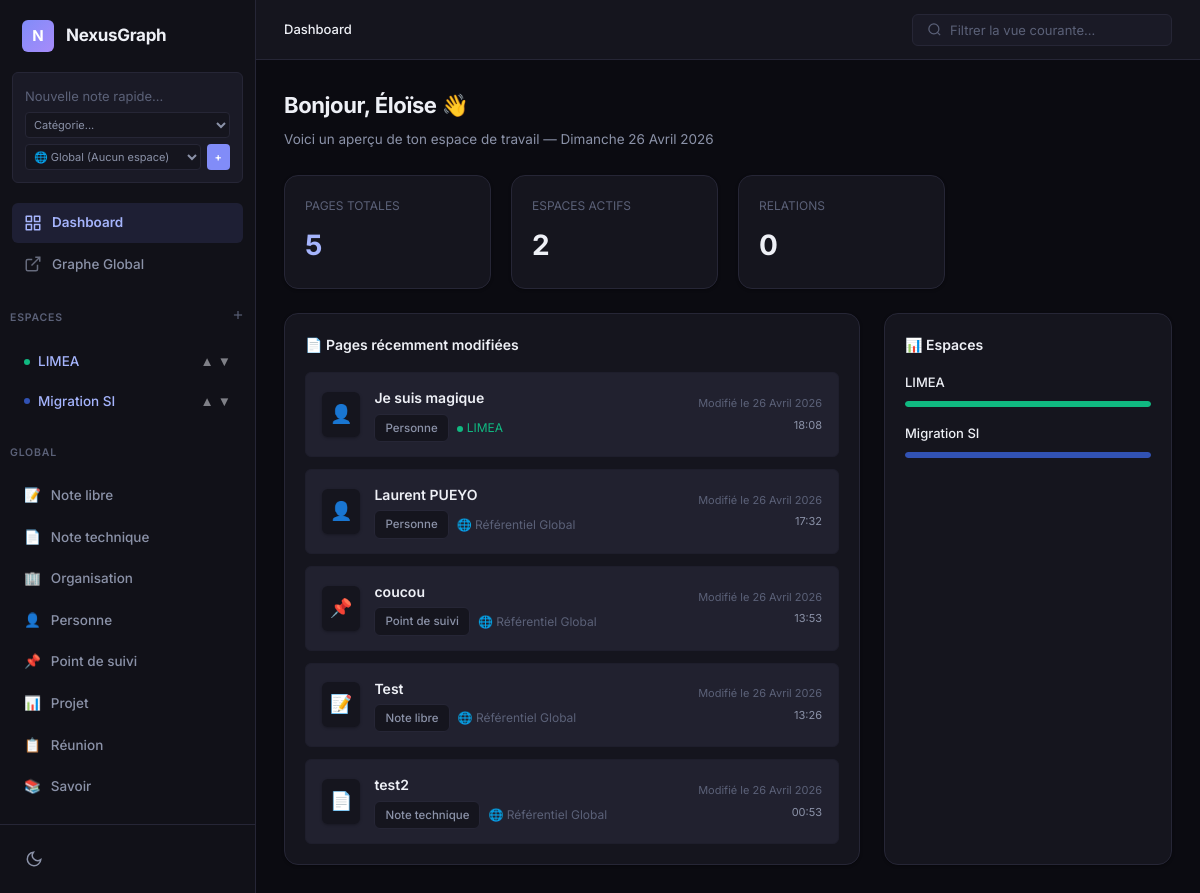
The page / on the database its author committed.
### app/models/space.py (models this page shows)
class Space(BaseModel):
    name = CharField(unique=True, max_length=100)
    description = TextField(null=True)
    color = CharField(max_length=20, default='#10b981')
    order_index = IntegerField(default=0)
    created_at = DateTimeField(default=datetime.datetime.now)
    deleted_at = DateTimeField(null=True)
    class Meta:
        table_name = 'spaces'

### app/models/category.py (models this page shows)
class Category(BaseModel):
    name = CharField(unique=True, max_length=50)
    icon = CharField(max_length=10, default='📄')
    color = CharField(max_length=20, default='#6366f1')
    graph_shape = CharField(max_length=20, default='ellipse')
    is_visible_on_graph = BooleanField(default=True)
    created_at = DateTimeField(default=datetime.datetime.now)
    class Meta:
        table_name = 'categories'

### app/models/page.py (models this page shows)
class Page(BaseModel):
    title = CharField(max_length=255)
    content = TextField(null=True)  # Contenu HTML de Quill
    raw_text = TextField(null=True) # Texte brut pour la recherche FTS
    category = ForeignKeyField(Category, backref='pages', on_delete='RESTRICT')
    space = ForeignKeyField(Space, backref='pages', null=True, on_delete='CASCADE')
    created_at = DateTimeField(default=datetime.datetime.now)
    updated_at = DateTimeField(default=datetime.datetime.now)
    deleted_at = DateTimeField(null=True)
    class Meta:
        table_name = 'pages'

### app/routes/views_bp.py (the view)
@views_bp.route('/', methods=['GET'])
def index():
    total_pages = Page.select().where(Page.deleted_at.is_null()).count()
    total_links = Link.select().count()
    recent_pages = Page.select().where(Page.deleted_at.is_null()).order_by(Page.updated_at.desc()).limit(5)
    today_date = datetime.date.today()
    return render_template(
        'dashboard.html',
        today=today_date,
        total_pages=total_pages,
        total_links=total_links,
        recent_pages=recent_pages
    )

### app/routes/views_bp.py (called while the page is built)
@views_bp.context_processor
def inject_sidebar_data():
    spaces = Space.select().where(Space.deleted_at.is_null()).order_by(Space.order_index, Space.name)
    categories = Category.select().order_by(Category.name)
    return dict(spaces=spaces, categories=categories)

### app/templates/dashboard.html (shortened to what this page needs)
{% extends "base.html" %}
{% block breadcrumb %}
    <span>Dashboard</span>
{% endblock %}
{% block content %}
<h1 class="page-title">Bonjour, Éloïse 👋</h1>
<p class="page-subtitle">Voici un aperçu de ton espace de travail — {{ today|format_datetime_fr('full') }}</p>
<div style="display: grid; grid-template-columns: repeat(4, 1fr); gap: 20px; margin-bottom: 24px;">
    <div class="card">
        <div class="card-subtitle">PAGES TOTALES</div>
        <div style="font-size: 28px; font-weight: 700; color: var(--accent-text); margin-top: 8px;">{{ total_pages }}</div>
    </div>
    <div class="card">
        <div class="card-subtitle">ESPACES ACTIFS</div>
        <div style="font-size: 28px; font-weight: 700; margin-top: 8px;">{{ spaces|length }}</div>
    </div>
    <div class="card">
        <div class="card-subtitle">RELATIONS</div>
        <div style="font-size: 28px; font-weight: 700; margin-top: 8px;">{{ total_links }}</div>
    </div>
</div>
<div style="display: grid; grid-template-columns: 2fr 1fr; gap: 24px;">
    <div class="card">
        <div class="card-header">
            <h3 class="card-title">📄 Pages récemment modifiées</h3>
        </div>
        <div style="display: flex; flex-direction: column; gap: 12px;">
            {% if recent_pages %}
                {% for page in recent_pages %}
                <a href="/page/{{ page.id }}" style="display: flex; justify-content: space-between; align-items: center; padding: 14px 16px; background: var(--bg-hover); border: 1px solid var(--border-subtle); border-radius: var(--radius-sm); color: var(--text-primary); transition: all var(--transition);">
                    <div style="display: flex; align-items: center; gap: 14px;">
                        <span style="font-size: 18px; background: var(--bg-surface); padding: 8px; border-radius: var(--radius-sm); box-shadow: var(--shadow-sm);">{{ page.category.icon }}</span>
                        <div>
                            <div style="font-weight: 600; font-size: 14px; margin-bottom: 4px;">{{ page.title }}</div>
                            <div style="font-size: 12px; color: var(--text-tertiary); display: flex; gap: 8px; align-items: center;">
                                <span class="tag" style="background: var(--bg-surface); border: 1px solid var(--border);">{{ page.category.name }}</span>
                                {% if page.space %}
                                    <span style="color: {{ page.space.color }};"><span class="tag-dot" style="background: {{ page.space.color }}; display: inline-block; margin-right: 4px;"></span>{{ page.space.name }}</span>
                                {% else %}
                                    <span>🌐 Référentiel Global</span>
                                {% endif %}
                            </div>
                        </div>
                    </div>
                    <div style="font-size: 11px; color: var(--text-tertiary); display: flex; flex-direction: column; align-items: flex-end; gap: 4px;">
                        <span>Modifié le {{ page.updated_at|format_datetime_fr('date') }}</span>
                        <span style="color: var(--text-secondary);">{{ page.updated_at.strftime('%H:%M') }}</span>
                    </div>
                </a>
                {% endfor %}
            {% else %}
                <div style="text-align: center; color: var(--text-tertiary); padding: 20px;">
                    Aucune page créée pour le moment.<br>Utilise la "Capture Rapide" pour commencer.
                </div>
            {% endif %}
        </div>
    </div>
    <div class="card">
        <div class="card-header">
            <h3 class="card-title">📊 Espaces</h3>
        </div>
        <div style="display: flex; flex-direction: column; gap: 16px;">
            {% for s in spaces %}
            <div>
                <div style="display: flex; justify-content: space-between; font-size: 13px; font-weight: 500; margin-bottom: 8px;">
                    <span>{{ s.name }}</span>
                </div>
                <div style="height: 6px; background: var(--bg-input); border-radius: 3px; overflow: hidden;">
                    <div style="height: 100%; width: 100%; background: {{ s.color }}; border-radius: 3px;"></div>
                </div>
            </div>
            {% endfor %}
        </div>
    </div>
</div>
{% endblock %}

### app/templates/base.html (shortened to what this page needs)
<!DOCTYPE html>
<html lang="fr" data-theme="dark">
<head>
    <link rel="stylesheet" href="{{ url_for('static', filename='css/fonts.css') }}">
    <link rel="stylesheet" href="{{ url_for('static', filename='css/nexus.css') }}">
</head>
<body>
    <div class="app">
        <aside class="sidebar">
            <div class="sidebar-header">
                <div class="sidebar-logo">N</div>
                <div class="sidebar-title">NexusGraph</div>
            </div>
            <div class="quick-capture">
                <form action="/page/quick_capture" method="POST">
                    <input type="text" name="title" class="quick-capture-input" placeholder="Nouvelle note rapide..." required autocomplete="off">
                    <div class="quick-capture-controls" style="flex-wrap: wrap;">
                        <select name="category_id" class="quick-capture-select" required>
                            <option value="" disabled selected>Catégorie...</option>
                        </select>
                        <select name="space_id" class="quick-capture-select" required>
                            <option value="">🌐 Global (Aucun espace)</option>
                        </select>
                        <button type="submit" class="quick-capture-btn">+</button>
                    </div>
                </form>
            </div>
            <div class="sidebar-scroll">
                <nav class="sidebar-nav">
                    <a href="{{ url_for('views.index') }}" class="nav-item {% if request.endpoint == 'views.index' %}active{% endif %}">
                        <svg viewBox="0 0 24 24" fill="none" stroke="currentColor" stroke-width="2" stroke-linecap="round" stroke-linejoin="round"><rect x="3" y="3" width="7" height="7"></rect><rect x="14" y="3" width="7" height="7"></rect><rect x="14" y="14" width="7" height="7"></rect><rect x="3" y="14" width="7" height="7"></rect></svg>
                        Dashboard
                    </a>
                    <a href="/graph" class="nav-item {% if request.endpoint == 'views.graph' %}active{% endif %}">
                        <svg viewBox="0 0 24 24" fill="none" stroke="currentColor" stroke-width="2"><path d="M18 13v6a2 2 0 0 1-2 2H5a2 2 0 0 1-2-2V8a2 2 0 0 1 2-2h6"></path><polyline points="15 3 21 3 21 9"></polyline><line x1="10" y1="14" x2="21" y2="3"></line></svg>
                        Graphe Global
                    </a>
                </nav>
                <div class="nav-section-label" style="display: flex; justify-content: space-between; align-items: center;">
                    Espaces
                    <a href="/space/new" title="Créer un espace" style="color: var(--text-tertiary); cursor: pointer;">
                        <svg viewBox="0 0 24 24" fill="none" stroke="currentColor" stroke-width="2" style="width: 14px; height: 14px;"><line x1="12" y1="5" x2="12" y2="19"></line><line x1="5" y1="12" x2="19" y2="12"></line></svg>
                    </a>
                </div>
                <nav class="sidebar-nav">
                    {% if spaces %}
                    <ul class="nav-menu">
                        {% for s in spaces %}
                            <li class="nav-item">
                                <a href="/space/{{ s.id }}" class="nav-link" style="display: flex; align-items: center; justify-content: space-between; width: 100%;">
                                    <div style="display: flex; align-items: center; gap: 8px;">
                                        <span class="tag-dot" style="background: {{ s.color }}"></span>
                                        <span>{{ s.name }}</span>
                                    </div>
                                    <div style="display: flex; gap: 4px; font-size: 10px; opacity: 0.5;">
                                        <form method="POST" action="/space/{{ s.id }}/move_up" style="margin:0;"><button type="submit" style="background:none;border:none;cursor:pointer;color:var(--text-primary);padding:0;" title="Monter">▲</button></form>
                                        <form method="POST" action="/space/{{ s.id }}/move_down" style="margin:0;"><button type="submit" style="background:none;border:none;cursor:pointer;color:var(--text-primary);padding:0;" title="Descendre">▼</button></form>
                                    </div>
                                </a>
                            </li>
                        {% endfor %}
                    </ul>
                    {% else %}
                        <div style="padding: 0 12px; font-size: 12px; color: var(--text-tertiary);">Aucun espace.</div>
                    {% endif %}
                </nav>
                <div class="nav-section-label">Global</div>
                <nav class="sidebar-nav">
                    {% if categories %}
                        {% for c in categories %}
                        <a href="/category/{{ c.id }}" class="nav-item">
                            <span>{{ c.icon }}</span>
                            {{ c.name }}
                        </a>
                        {% endfor %}
                    {% endif %}
                </nav>
            </div>
            <div class="sidebar-footer">
                <button class="theme-toggle" id="theme-btn" title="Changer de thème">
                    <svg viewBox="0 0 24 24" fill="none" stroke="currentColor" stroke-width="2"><path d="M21 12.79A9 9 0 1 1 11.21 3 7 7 0 0 0 21 12.79z"></path></svg>
                </button>
            </div>
        </aside>
        <main class="main">
            <div class="topbar">
                <div class="topbar-left">
                    <div class="breadcrumb">
                        {% block breadcrumb %}{% endblock %}
                    </div>
                </div>
                <div class="topbar-right">
                    <div class="search-box">
                        <svg viewBox="0 0 24 24" fill="none" stroke="currentColor" stroke-width="2"><circle cx="11" cy="11" r="8"></circle><line x1="21" y1="21" x2="16.65" y2="16.65"></line></svg>
                        <input type="text" id="global-search" placeholder="Filtrer la vue courante...">
                    </div>
                </div>
            </div>
            <div class="page-content" id="app-content">
                {% block content %}{% endblock %}
            </div>
        </main>
    </div>
</body>
</html>

### rows shown on the page
Space: name "LIMEA"
Space: name "Migration SI"
Category: icon "📝", name "Note libre"
Category: icon "📄", name "Note technique"
Category: icon "🏢", name "Organisation"
Category: icon "👤", name "Personne"
Category: icon "📌", name "Point de suivi"
Category: icon "📊", name "Projet"
Category: icon "📋", name "Réunion"
Category: icon "📚", name "Savoir"
Page: category.icon "👤", title "Je suis magique", category.name "Personne", space.name "LIMEA", updated_at "26 Avril 2026", updated_at "18:08"
Page: category.icon "👤", title "Laurent PUEYO", category.name "Personne", shows "🌐 Référentiel Global", updated_at "26 Avril 2026", updated_at "17:32"
Page: category.icon "📌", title "coucou", category.name "Point de suivi", shows "🌐 Référentiel Global", updated_at "26 Avril 2026", updated_at "13:53"
Page: category.icon "📝", title "Test", category.name "Note libre", shows "🌐 Référentiel Global", updated_at "26 Avril 2026", updated_at "13:26"
Page: category.icon "📄", title "test2", category.name "Note technique", shows "🌐 Référentiel Global", updated_at "26 Avril 2026", updated_at "00:53"

### other values the page prints
{{ total_pages }} "5"
{{ spaces|length }} "2"
{{ total_links }} "0"
